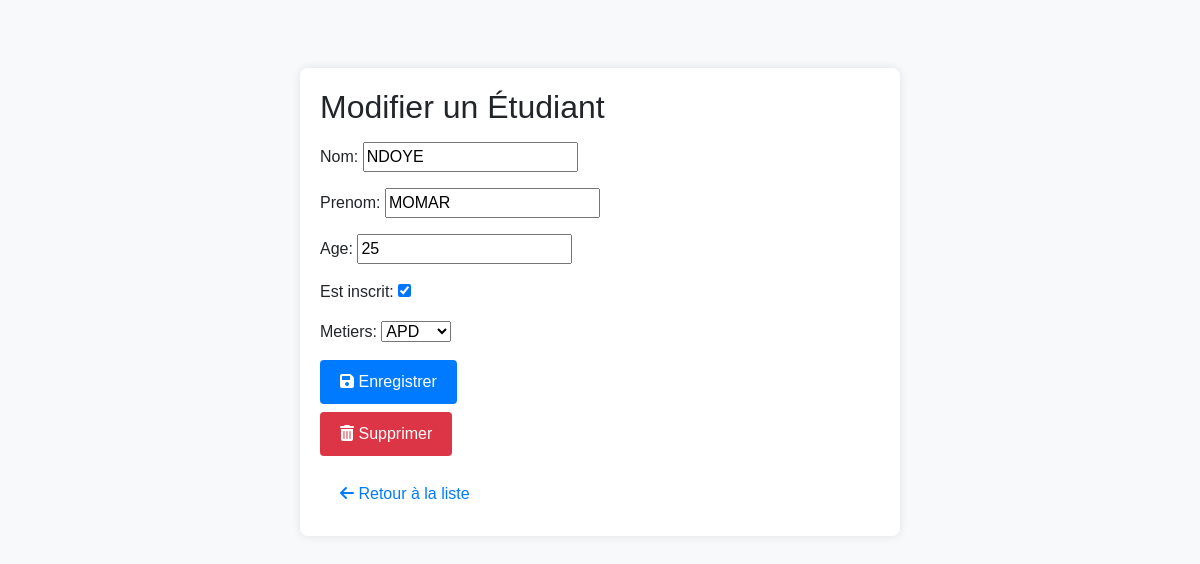
Page /etudiant/1/edit/ on the committed database.
### etudiant/models.py (models this page shows, shortened)
class Etudiant(models.Model):
    METIERS = [('APD' , 'APD'),('DBE' ,'DBE'),('ABD' ,('ABD'))]
    nom	=	models.CharField(max_length=200)
    prenom	=	models.CharField(max_length=200)
    age = models.PositiveIntegerField()
    est_inscrit = models.BooleanField()
    metiers =   models.CharField(max_length=20,choices=METIERS)
    created_at	=	models.DateTimeField(auto_now_add=True)

### etudiant/views.py (the view)
# urls.py: path('etudiant/<int:id>/edit/', etudiant_form, name='etudiant_edit'),
def etudiant_form(request, id=None):
    if id:
        etudiant = get_object_or_404(Etudiant, id=id)
    else:
        etudiant = None
    if request.method == "POST":
        form = EtudiantForm(request.POST, instance=etudiant)
        if form.is_valid():
            form.save()
            return redirect('etudiant_list')  # Redirection vers la liste après l'enregistrement
    else:
        form = EtudiantForm(instance=etudiant)
    return render(request, 'etudiant/etudiant_form.html', {'form': form})

### etudiant/form.py
class EtudiantForm(forms.ModelForm):
    class Meta:
        model = Etudiant
        fields = ['nom', 'prenom', 'age', 'est_inscrit', 'metiers']

### etudiant/templates/etudiant/etudiant_form.html (shortened to what this page needs)
<!DOCTYPE html>
<html lang="fr">
<head>
    <link rel="stylesheet" href="https://cdn.jsdelivr.net/npm/bootstrap@5.3.0/dist/css/bootstrap.min.css">
    <link rel="stylesheet" href="https://cdnjs.cloudflare.com/ajax/libs/font-awesome/6.0.0-beta3/css/all.min.css">
</head>
<body>
    <div class="container mt-5">
        <h2>{% if form.instance.id %} Modifier {% else %} Ajouter {% endif %} un Étudiant</h2>
        <form method="post" class="mt-3">
            <div class="form-group">
                {{ form.as_p }}
            </div>
            <button type="submit" class="btn btn-primary"><i class="fas fa-save"></i> Enregistrer</button>
        </form>
        {% if form.instance.id %}
        <form method="post" action="{% url 'etudiant_delete' form.instance.id %}" class="mt-2">
            <button type="submit" class="btn btn-danger"><i class="fas fa-trash-alt"></i> Supprimer</button>
        </form>
        {% endif %}
        <a href="{% url 'etudiant_list' %}" class="btn btn-link mt-3"><i class="fas fa-arrow-left"></i> Retour à la liste</a>
    </div>
</body>
</html>

### etudiant/templates/etudiant/etudiant_form.html (style rules this page uses)
body { font-family: Arial, sans-serif; background-color: #f8f9fa; margin: 0; padding: 20px; }
.container { max-width: 600px; margin: 0 auto; padding: 20px; background-color: #fff; border-radius: 8px; box-shadow: 0 0 10px rgba(0, 0, 0, 0.1); }
.btn { padding: 10px 20px; border: none; border-radius: 4px; cursor: pointer; text-decoration: none; color: #fff; }
.btn-primary { background-color: #007bff; }
.btn-danger { background-color: #dc3545; }
.btn-link { color: #007bff; text-decoration: none; }
.form-group { margin-bottom: 15px; }

### rows in the picture
Etudiant: nom "NDOYE", prenom "MOMAR", age "25", est_inscrit "☑", metiers "APD"
